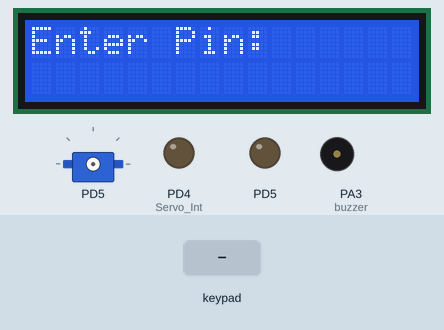
A program run on a simulated ATmega32, built with avr-gcc and emulated at 16 MHz. Shown: 16×2 character LCD, servo, output pins drawn as LEDs (lit = HIGH), buzzer (waves = sounding, pin HIGH). Wiring (inferred from the signals the program sends): 4×4 keypad with keys 1 2 3 c 4 5 6 A 7 8 9 = / 0 - +: rows PC4, PC5, PC6, PC7; columns PC0, PC1, PC2, PC3. Wiring (inferred from the names in the program): character LCD (HD44780): RS PB1; R/W PB2; E PB3; data PA4, PA5, PA6, PA7. The test bench sets the inputs (shaded band). Servo pulses on a pin are drawn as a servo (544–2400 µs = 0–180°); pins used as bus, display or sensor lines are not drawn.

Above: at 1.2 s.
1.3 s: keypad keys 1 2 3 4 = pressed 0.4 s apart
At 3.3 s:
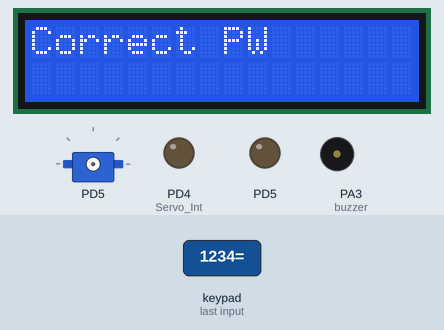
At 5.5 s:
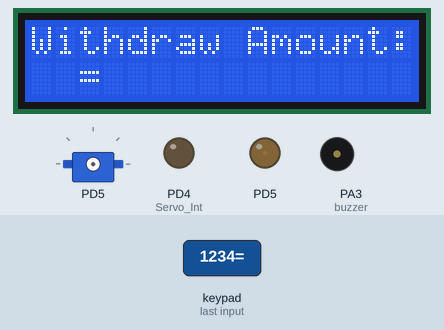
Timing chart, 0 to 7.0 s (numbered marks = the images above; inputs shaded):
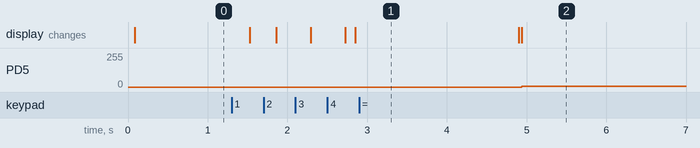

Measured:
- after the input at 1.3 s, PD5: 0/255 → 5/255 after 3.6 s; the display: first changes after 0.23 s (image 1 shows a later state)

The program:

main.c
```c
/*
 * ATM
 *
 * Created: 18/10/2020 3:09:12 pm
 * Author : Omar

 This program will ask the user to enter their pin number, which is assumed to be saved in the data base, in case the pin
 is entered wrong 3 times an alarm will turn on (buzzer) in case the pin is entered correctly, they user will be asked
 to choose the amount they want to withdraw, the amount is entered in units (ex: 3 for 300 egp) when the amount is entered
 the servo motor will move with a number equal to the number entered to pull out 100 egp notes.
 */

#include <avr/io.h>
#include "LCD.h"
#include "KP.h"
#include "ServoBuzzer.h"

#define F_CPU 16000000 ul


int main(void)
{
    KP_Init();
	LCD_init();
	Buzzer_Int();			// Initializing all drivers used
	Servo_Int();
	LCD_clearScreen();

	uint8_t key = 0;

	uint8_t pw[4];  // array to store the 4 digits pin entered by user

	uint8 count = 0;	// variable to count number of digits entered		// declaring all variables used later
	uint8 trial = 0;	// counting number of incorrect trials for the pin

	uint8 amount = 0;  // variable to store amount to be withdrawn, entered by the user
	int x = 0;		// counting variable for servo motor


	LCD_SendString("Enter Pin:");
	LCD_GotoXY(1,2);

    while (1)
    {


		while (count < 4)

		{


		key = KP_GetKey();		// Getting input from keypad

		_delay_ms(100);

		if(key != 0)

		{
			LCD_SendCharacter(key);

			pw[count] = key;      // After making sure a value is entered by the user storing it in array (limitation is
								// pw can't have 0)

			_delay_ms(100);

			count++;

		}
		}

		if (count == 4)
		{


		if(pw[0] == '1' && pw[1] == '2' && pw[2] == '3' && pw [3] == '4')

		{
			LCD_clearScreen();

			LCD_SendString("Correct PW");		// After 4 digits are entered, they are compared with the value in database
			_delay_ms(2000);
			LCD_clearScreen();


			LCD_SendString("Withdraw Amount:");
				while(amount == 0)
				{


				LCD_GotoXY(1,2);
				amount = KP_GetKey();			// Taking input from keypad for amount the user will withdraw
				LCD_SendCharacter(amount);

				}


			int value = amount - '0';			// Converting char entered by user to int to be used in loop


			while(x < value)

			{
				Servo_Move();
				_delay_ms(500);				// Pulling out notes by the amount entered by user
				x++;
			}


		}

		else

		{
			LCD_clearScreen();
			LCD_SendString("Incorrect PW");			// In case wrong PW is entered, another chance is given
			LCD_GotoXY(1,2);
			trial ++;
			count = 0;
		}


		}


		if(trial == 3)
		{
			Buzzer_Ring();			// after 3 incorrect attempts, buzzer will ring
		}
    }
}
```

KP.c
```c
/*
 * KP.c
 *
 *  Created on: Sep 24, 2019
 *      Author: breks
 */

#include "KP.h"
#include <util/delay.h>
// array for displaying the Character you can edit it for you own Keypad

unsigned char Keys[4][4]={{'1','4','7','/'},{'2','5','8','0'},{'3','6','9','-'},{'c','0','=','+'}};

void KP_Init()
{
	Dio_WriteLowNibbleDir(KP_PORT, OUT);
	Dio_WriteHighNibbleDir(KP_PORT, IN);
}


uint8 KP_GetKey()
{
	volatile uint8 key = 0;
	// get key
	for (uint8 i = 0; i < 4; i++)
	{
		// turn on the pin in the low nibble
		Dio_WritePortLevel(KP_PORT, STD_high);
		Dio_WritePin(KP_PORT, i, STD_low);
		// read the pin from the high nibble
		for (uint8 j = 0; j < 4; j++)
		{
			if (Dio_ReadPin(KP_PORT, (j + 4)) == STD_low)
			{
				_delay_ms(30);
				if (Dio_ReadPin(KP_PORT, (j + 4)) == STD_low)
				{
					key = Keys[i][j];
					return key;
				}
			}
		}
	}
	return key;
}
```

KP.h
```c
/*
 * KP.h
 *
 *  Created on: Sep 24, 2019
 *      Author: breks
 */

#ifndef KP_KP_H_
#define KP_KP_H_

#include "STD_types.h"
#include "BitMath.h"
#include "DIO.h"
#include "DIO_hw.h"

#define KP_PORT    'c'

uint8 KP_GetKey();
void KP_Init();


#endif /* KP_KP_H_ */
```

ServoBuzzer.h
```c
#include <avr/io.h>

#include <util/delay.h>

#include "DIO.h"

#define F_CPU 16000000 ul


void Wait()
{
   uint8_t i;
   for(i=0;i<50;i++)
   {
      _delay_loop_2(0);
      _delay_loop_2(0);				// A loop for delay
      _delay_loop_2(0);
   }

}

void Servo_Move()

{
	OCR1A=97;   //0 degree
	Wait();

	OCR1A=535;  //180 degree
	Wait();
}

void Servo_Int()
{
   //Configure TIMER1
   TCCR1A|=(1<<COM1A1)|(1<<COM1B1)|(1<<WGM11);        //NON Inverted PWM
   TCCR1B|=(1<<WGM13)|(1<<WGM12)|(1<<CS11)|(1<<CS10); //PRESCALER=64 MODE 14(FAST PWM)

   ICR1=4999;  //fPWM=50Hz (Period = 20ms Standard).

   DDRD|=(1<<PD4)|(1<<PD5);   //PWM Pins as Out


}


void Buzzer_Int()

{
	Dio_WritePinDir('A',3,OUT);			// Setting buzzer pin as output
}

void Buzzer_Ring()

{
	Dio_WritePin('A',3,STD_high);		// Setting pin as high to turn buzzer on
}
```

LCD.c
```c
/*
 * LCD.c
 *
 *  Created on: Sep 20, 2019
 *      Author: breks
 */


#include "lcd.h"
#define F_CPU 16000000ul

void LCD_init()
{
	/******* Configure LCD pin Direction Data & control Ports  *********/
	Dio_WritePinDir(LCD_Port,4,OUT);
	Dio_WritePinDir(LCD_Port,5,OUT);
	Dio_WritePinDir(LCD_Port,6,OUT);
	Dio_WritePinDir(LCD_Port,7,OUT);

	Dio_WritePinDir(LCD_ControlPort,LCD_EN,OUT);
	Dio_WritePinDir(LCD_ControlPort,LCD_RS,OUT);
	Dio_WritePinDir(LCD_ControlPort,LCD_RW,OUT);

	_delay_ms(15);
	LCD_SendCommand(0x33);						// To initialize LCD in 4 bit mode you need to send  3---3---3---2
	LCD_SendCommand(0x32);

	LCD_SendCommand(LCD_FUNCTION_4BIT_2LINES);	// Function set 4 bit 2 lines  5*7 bot
	LCD_SendCommand(LCD_DISP_ON);				// Display ON
	LCD_SendCommand(LCD_CLEAR_SCREEN);			// clear
	LCD_SendCommand(LCD_ENTRY_INC_);			// Entry mode and the display increment to the right
}

void LCD_clearScreen ()
{
	LCD_SendCommand(LCD_CLEAR_SCREEN); // clear the screen
}


void LCD_kick ()
{
	// Enable by falling edge
	Dio_WritePin(LCD_ControlPort,LCD_EN,STD_high);
	_delay_ms(1);
	Dio_WritePin(LCD_ControlPort,LCD_EN,STD_low);
}


void LCD_SendCommand(uint8 command)
{
	Dio_WritePin(LCD_ControlPort,LCD_RS,STD_low);			//Register select=0 to send command
	Dio_WritePin(LCD_ControlPort,LCD_RW,STD_low);			// Write

	Dio_WriteHighNibbleVal(LCD_Port,command);				// Send the higher 4 bit

	LCD_kick();												// Enable to let data enter the LCD

	Dio_WriteHighNibbleVal(LCD_Port,(command<<4));			// Send the Lower 4 bit

	LCD_kick();

	_delay_ms(5);
}

void LCD_SendCharacter(uint8 character)
{
	Dio_WritePin(LCD_ControlPort,LCD_RS,STD_high);		// Register select = 1 to send data
	Dio_WritePin(LCD_ControlPort,LCD_RW,STD_low);		// write

	Dio_WriteHighNibbleVal(LCD_Port,character);			// higher 4 bit

	LCD_kick();

	Dio_WriteHighNibbleVal(LCD_Port,(character<<4));	// then lower 4 bit

	LCD_kick();

	_delay_us(200);
}

void LCD_SendString(uint8 *StringOfCharacters)
{
	uint8 i = 0;
	while(StringOfCharacters[i] != '\0')				// Any string is an array by default ended by char '\0'
	{
		LCD_SendCharacter(StringOfCharacters[i]);		// send char by char
		i++;
	}
}


void LCD_SendNumber (uint16 Number )
{
	// Want to display number like sending LCD_displayNumbe(999);

	char buff[16]; 							/* String to hold the ascii result */
	itoa(Number,buff,10); 					/* 10 for decimal function change int to array of asci character */
	LCD_SendString(buff);
}

void LCD_SendRealNumber (float32  Number )
{
	// want to display number like 1.999 ;

	uint8 str[16];										// to store the stirng

	uint8 *sign = (Number < 0 )? "-" : "" ;				// if number negative add negative sign
	float32 val = (Number < 0 )? -Number : Number ;		// change the number to be positive to
																/* cinsider we have y.xxx*/
	uint16 int1 = val ;									// keep the integer number and remove decimal int1=y
	float32 frac = val - int1 ;							// let the decimal value be 0.xxx frac=0.xxx
	uint16 int2 = frac*1000;							// by 1000 to change it to integer int2=xxx

	sprintf (str ,"%s%d.%03d",sign,int1,int2);			// then add the sing then int1 the . then int2 at 03

	LCD_SendString(str);

}

void LCD_GotoXY(uint8 x,uint8 y)
{
	if (x==0)
		LCD_SendCommand(LCD_BEGIN_AT_FIRST_RAW+y);
	else
		LCD_SendCommand(LCD_BEGIN_AT_SECOND_RAW+y);
}

void LCD_CreatChar(uint8 charnum,uint8 a_NewShape[] )
{
	int i;
	LCD_SendCommand(0x40+charnum*8);
	for(i=0;i<8;i++)
	{
		LCD_SendCharacter(a_NewShape[i]);
	}
	LCD_GotoXY(1,1);
}
```

LCD.h
```c
/*
 * LCD.h
 *
 *  Created on: Sep 20, 2019
 *      Author: breks
 */

#ifndef LCD_H_
#define LCD_H_
#define F_CPU 16000000ul


#include "DIO.h"
#include "STD_types.h"
#include "BitMath.h"


#include <util/delay.h>

#define LCD_Port ('a')
#define LCD_ControlPort ('b')


#define LCD_EN 3
#define LCD_RW 2
#define LCD_RS 1

#define	EIGHT_BIT_MODE
#define FOUR_BIT_MODE

#define LCD_FUNCTION_8BIT_2LINES   					(0x38)
#define LCD_FUNCTION_4BIT_2LINES   					(0x28)
#define LCD_MOVE_DISP_RIGHT       					(0x1C)
#define LCD_MOVE_DISP_LEFT   						(0x18)
#define LCD_MOVE_CURSOR_RIGHT   					(0x14)
#define LCD_MOVE_CURSOR_LEFT 	  					(0x10)
#define LCD_DISP_OFF   								(0x08)
#define LCD_DISP_ON_CURSOR   						(0x0E)
#define LCD_DISP_ON_CURSOR_BLINK   					(0x0F)
#define LCD_DISP_ON_BLINK   						(0x0D)
#define LCD_DISP_ON   								(0x0C)
#define LCD_ENTRY_DEC   							(0x04)
#define LCD_ENTRY_DEC_SHIFT   						(0x05)
#define LCD_ENTRY_INC_   							(0x06)
#define LCD_ENTRY_INC_SHIFT   						(0x07)
#define LCD_BEGIN_AT_FIRST_RAW						(0x80)
#define LCD_BEGIN_AT_SECOND_RAW						(0xC0)
#define LCD_CLEAR_SCREEN							(0x01)
#define LCD_ENTRY_MODE								(0x06)


void LCD_init();
void LCD_kick ();
void LCD_SendCommand(uint8 command);
void LCD_SendCharacter(uint8 character);
void LCD_SendString(uint8 *String);
void LCD_clearScreen ();
void LCD_GotoXY(uint8 x, uint8 y);
void LCD_SendNumber (uint16 Number);
void LCD_SendRealNumber (float32  Number );
void LCD_CreatChar(uint8 charnum,uint8 a_NewShape[] );

#endif /* LCD_H_ */
```

BitMath.h
```c
/*
 * BitMath.h
 *
 *  Created on: Sep 20, 2019
 *      Author: breks
 */

#ifndef UTIL_BITMATH_H_
#define UTIL_BITMATH_H_

#define SET_BIT(u8Var,Pin)		u8Var |= (1<<Pin)
#define CLR_BIT(u8Var,Pin)		u8Var &=~(1<<Pin)
#define TOGGLE_BIT(u8Var,Pin)	u8Var ^= (1<<Pin)
#define GET_BIT(u8Var,Pin)		(u8Var >> Pin) & 0x01

#endif /* UTIL_BITMATH_H_ */
```

DIO.c
```c
#include "DIO.h"
void Dio_WritePinDir(uint8 PORT, uint8 PIN_no,DIO_Direction dir)
{
	switch(PORT)
	{
	case 'A':
	case 'a':
		if(dir == OUT)
		{
			SET_BIT(DDR_A,PIN_no);
		}
		else
		{
			CLR_BIT(DDR_A,PIN_no);
		}
		break;

	case 'B':
	case 'b':
		if(dir == OUT)
		{
			SET_BIT(DDR_B,PIN_no);
		}
		else
		{
			CLR_BIT(DDR_B,PIN_no);
		}
		break;

	case 'C':
	case 'c':
		if(dir == OUT)
		{
			SET_BIT(DDR_C,PIN_no);
		}
		else
		{
			CLR_BIT(DDR_C,PIN_no);
		}
		break;

	case 'D':
	case 'd':
		if(dir == OUT)
		{
			SET_BIT(DDR_D,PIN_no);
		}
		else
		{
			CLR_BIT(DDR_D,PIN_no);
		}
		break;

	default:
		/*error*/
		break;

	}

}

STD_levelType Dio_ReadPin(uint8 PORT, uint8 PIN_no )
{
	STD_levelType ret_level=-1;
	switch(PORT)
	{
	case 'A':
	case 'a':
		ret_level=GET_BIT(PIN_A,PIN_no);
		break;

	case 'B':
	case 'b':
		ret_level=GET_BIT(PIN_B,PIN_no);
		break;

	case 'C':
	case 'c':
		ret_level=GET_BIT(PIN_C,PIN_no);
		break;

	case 'D':
	case 'd':
		ret_level=GET_BIT(PIN_D,PIN_no);
		break;

	}
	return ret_level;
}

void Dio_WritePin(uint8 PORT, uint8 PIN_no,STD_levelType Level)
{
	switch(PORT)
	{
	case 'A':
	case 'a':
		if(Level==STD_high)
		{
			SET_BIT(PORT_A,PIN_no);
		}
		else
		{
			CLR_BIT(PORT_A,PIN_no);
		}
		break;
	case 'B':
	case 'b':
		if(Level==STD_high)
		{
			SET_BIT(PORT_B,PIN_no);
		}
		else
		{
			CLR_BIT(PORT_B,PIN_no);
		}
		break;
	case 'C':
	case 'c':
		if(Level==STD_high)
		{
			SET_BIT(PORT_C,PIN_no);
		}
		else
		{
			CLR_BIT(PORT_C,PIN_no);
		}
		break;
	case 'D':
	case 'd':
		if(Level==STD_high)
		{
			SET_BIT(PORT_D,PIN_no);
		}
		else
		{
			CLR_BIT(PORT_D,PIN_no);
		}
		break;
	}

}

void Dio_WritePortDir(uint8 PORT,DIO_Direction dir)
{
	switch(PORT)
	{
	case 'A':
	case 'a':
		if(dir == OUT)
		{
			DDR_A = 0xFF;
		}
		else
		{
			DDR_A = 0x00;
		}
	break;
	case 'B':
	case 'b':
		if(dir == OUT)
		{
			DDR_B = 0xFF;
		}
		else
		{
			DDR_B = 0x00;
		}
	break;

	case 'C':
	case 'c':
		if(dir == OUT)
		{
			DDR_C = 0xFF;
		}
		else
		{
			DDR_C = 0x00;
		}
	break;

	case 'D':
	case 'd':
		if(dir == OUT)
		{
			DDR_D = 0xFF;
		}
		else
		{
			DDR_D = 0x00;
		}
	break;
	}
}

uint8 Dio_ReadPort(uint8 PORT )
{
	uint8 ret;
	switch(PORT)
	{
	case 'A':
	case 'a':
		ret = PIN_A;
		break;

	case 'B':
	case 'b':
		ret = PIN_B;
		break;

	case 'C':
	case 'c':
		ret = PIN_C;
		break;

	case 'D':
	case 'd':
		ret = PIN_D;
		break;

	default:
		/*error*/
		break;
	}

	return ret;
}


void Dio_WritePortLevel(uint8 PORT, STD_levelType Level)
{
	switch(PORT)
	{
	case 'A':
	case 'a':
		if(Level == STD_high)
		{
			PORT_A = 0xFF;
		}
		else
		{
			PORT_A = 0x00;
		}
	break;
	case 'B':
	case 'b':
		if(Level == STD_high)
		{
			PORT_B = 0xFF;
		}
		else
		{
			PORT_B = 0x00;
		}
	break;

	case 'C':
	case 'c':
		if(Level == STD_high)
		{
			PORT_C = 0xFF;
		}
		else
		{
			PORT_C = 0x00;
		}
	break;

	case 'D':
	case 'd':
		if(Level == STD_high)
		{
			PORT_D = 0xFF;
		}
		else
		{
			PORT_D = 0x00;
		}
	break;
	}
}

void Dio_WritePortVal(uint8 PORT, uint8 data)
{
	switch(PORT)
		{
		case 'A':
		case 'a':
			PORT_A= data ;
		break;

		case 'B':
		case 'b':
			PORT_B = data ;
		break;

		case 'C':
		case 'c':
			PORT_C = data;
		break;

		case 'D':
		case 'd':
			PORT_D = data;
		break;
		}
}

void Dio_WriteHighNibbleVal(uint8 port, uint8 val)
{
	switch(port)
	{
	case 'A':
	case 'a':
		PORT_A = (PORT_A & 0x0F)|(val & 0xF0);
	break;

	case 'B':
	case 'b':
		PORT_B = (PORT_B & 0x0F)|(val & 0xF0);
	break;

	case 'C':
	case 'c':
		PORT_C = (PORT_C & 0x0F)|(val & 0xF0);
	break;

	case 'D':
	case 'd':
		PORT_D = (PORT_D & 0x0F)|(val & 0xF0);
	break;
	}
}

void Dio_WriteLowNibbleVal(uint8 port, uint8 val)
{
	switch(port)
	{
	case 'A':
	case 'a':
		PORT_A = (PORT_A & 0xF0)|(val & 0x0F);
	break;

	case 'B':
	case 'b':
		PORT_B = (PORT_B & 0xF0)|(val & 0x0F);
	break;

	case 'C':
	case 'c':
		PORT_C = (PORT_C & 0xF0)|(val & 0x0F);
	break;

	case 'D':
	case 'd':
		PORT_D = (PORT_D & 0xF0)|(val & 0x0F);
	break;
	}
}

void Dio_WriteLowNibbleDir(uint8 PORT, DIO_Direction dir) {
	switch (PORT) {
	case 'A':
	case 'a':
		if (dir == OUT)
		{
			DDR_A |= 0x0f;
		}
		else
		{
			DDR_A &= 0xf0;
		}
		break;

	case 'B':
	case 'b':
		if (dir == OUT) {
			DDR_B |= 0x0f;
		} else {
			DDR_B &= 0xf0;
		}
		break;

	case 'C':
	case 'c':
		if (dir == OUT) {
			DDR_C |= 0x0f;
		} else {
			DDR_C &= 0xf0;
		}
		break;

	case 'D':
	case 'd':
		if (dir == OUT) {
			DDR_D |= 0x0f;
		} else {
			DDR_D &= 0xf0;
		}
		break;

	default:
		/*error*/
		break;
	}

}

void Dio_WriteHighNibbleDir(uint8 PORT, DIO_Direction dir)
{
	switch (PORT)
	{
	case 'A':
	case 'a':
		if (dir == OUT)
		{
			DDR_A |= 0xf0;
		}
		else
		{
			DDR_A &= 0x0f;
		}
		break;

	case 'B':
	case 'b':
		if (dir == OUT) {
			DDR_B |= 0xf0;
		} else {
			DDR_B &= 0x0f;
		}
		break;

	case 'C':
	case 'c':
		if (dir == OUT) {
			DDR_C |= 0xf0;
		} else {
			DDR_C &= 0x0f;
		}
		break;

	case 'D':
	case 'd':
		if (dir == OUT) {
			DDR_D |= 0xf0;
		} else {
			DDR_D &= 0x0f;
		}
		break;

	default:
		/*error*/
		break;
	}

}
```

DIO.h
```c
#ifndef _DIO_H
#define _DIO_H

#include "STD_Types.h"
#include "BitMath.h"
#include "DIO_hw.h"


 typedef enum{
	 IN = 0,
	 OUT = 1
 }DIO_Direction;

/*=========================================
 * FUNCTIONS PROTOTYPES
 =========================================*/

/*  FOR writing and reading single Pin*/
void Dio_WritePinDir(uint8 PORT, uint8 PIN_no,DIO_Direction dir);
STD_levelType Dio_ReadPin(uint8 PORT, uint8 PIN_no );
void Dio_WritePin(uint8 PORT, uint8 PIN_no,STD_levelType Level);

//STD_levelType Dio_ReadPinDir(unit8 PORT, uint8 PIN_no);  		If you need to read the actual direction on the pin

/* For writing and reading the whole port */
void Dio_WritePortDir(uint8 PORT,DIO_Direction dir);
uint8 Dio_ReadPort(uint8 PORT );
void Dio_WritePortVal(uint8 PORT, uint8 data);
void Dio_WritePortLevel(uint8 PORT, STD_levelType Level);
//STD_levelType Dio_ReadPortDir(unit8 PORT);					If you need to read the actual direction on the Port


void Dio_WriteHighNibbleVal(uint8 port, uint8 val);
void Dio_WriteLowNibbleVal(uint8 port, uint8 val);

void Dio_WriteHighNibbleDir(uint8 PORT, DIO_Direction dir) ;
void Dio_WriteLowNibbleDir(uint8 PORT, DIO_Direction dir);
// Here you can add the same functions for higher and lower nibble
// Also you free to add Flip Pin and Flip port

#endif
```

DIO_hw.h
```c
#ifndef _DIO_HW
#define _DIO_HW

#define PORT_A		*((volatile uint8*)0x3B)
#define PORT_B		*((volatile uint8*)0x38)
#define PORT_C		*((volatile uint8*)0x35)
#define PORT_D		*((volatile uint8*)0x32)

#define PIN_A		*((const volatile uint8*)0x39 )
#define PIN_B		*((const volatile uint8*)0x36 )
#define PIN_C		*((const volatile uint8*)0x33 )
#define PIN_D		*((const volatile uint8*)0x30 )

// seach for their address in the datasheet
#define DDR_A		*((volatile uint8*)0x3A)
#define DDR_B		*((volatile uint8*)0x37)
#define DDR_C		*((volatile uint8*)0x34)
#define DDR_D		*((volatile uint8*)0x31)

#endif
```

STD_Types.h
```c
	/*
 * STD_types.h
 *
 *  Created on: Sep 20, 2019
 *      Author: breks
 */

#ifndef UTIL_STD_TYPES_H_
#define UTIL_STD_TYPES_H_

typedef unsigned char uint8;
typedef unsigned short int uint16;
typedef unsigned long int uint32;

typedef signed char sint8;
typedef signed short int sint16;
typedef signed long int sint32;

typedef float float32;

typedef enum
{
	STD_low=0,
	STD_high=!STD_low
}STD_levelType;

typedef enum
{
	false=0,
	true=1
}boolean;

#define DISABLE			0
#define ENABLE			1

#endif /* UTIL_STD_TYPES_H_ */
```
